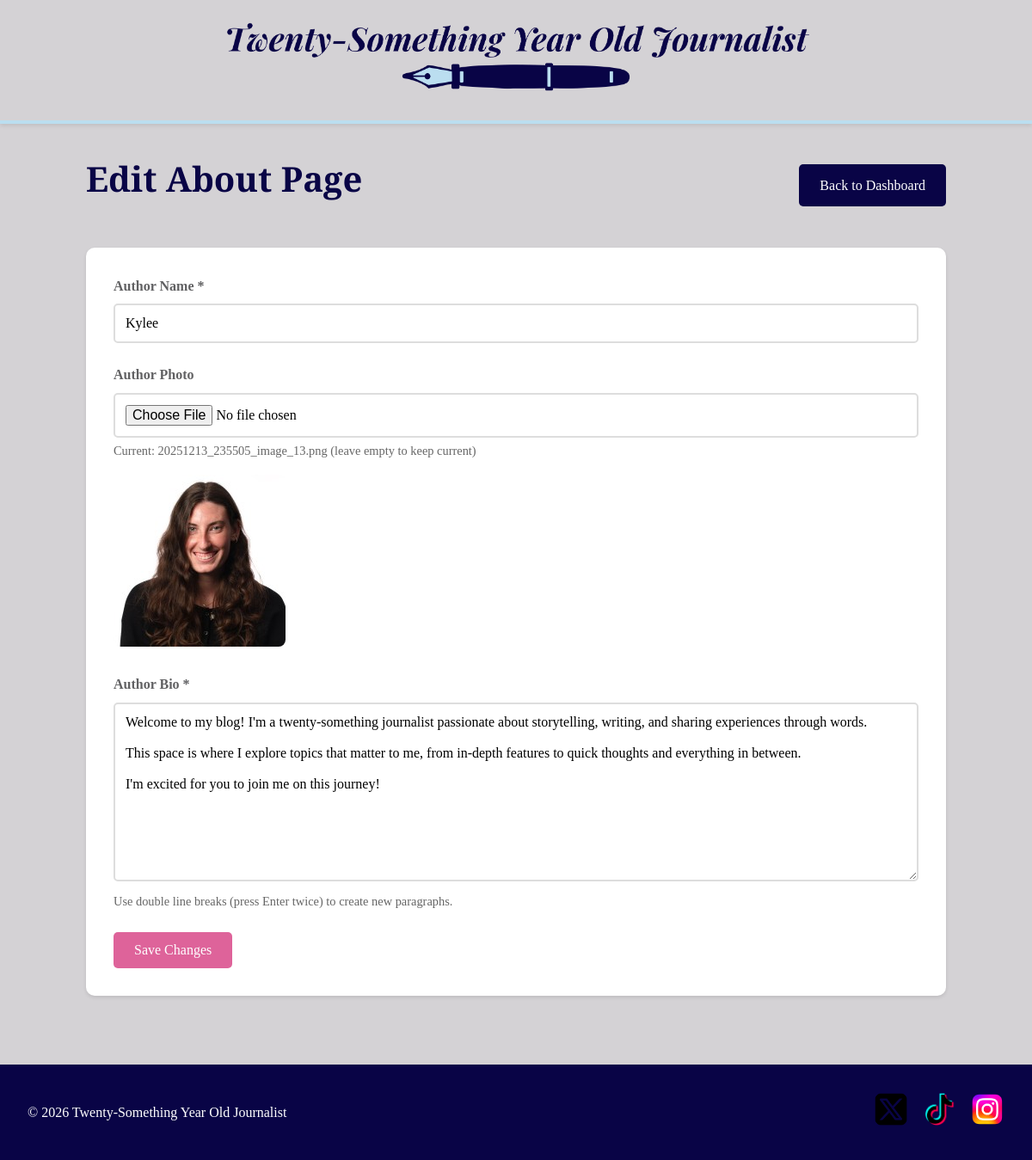
Screenshot of /admin/edit-about (signed in) with the database file from the repository.
### tables this page shows
CREATE TABLE about_page (
            id INTEGER PRIMARY KEY AUTOINCREMENT,
            author_name TEXT NOT NULL,
            author_photo_filename TEXT NOT NULL,
            author_bio_text TEXT NOT NULL
        );

### app.py (the view, shortened to what this page needs)
@app.route('/admin/edit-about', methods=['GET', 'POST'])
@admin_required
def admin_edit_about():
    conn = get_db()
    cursor = conn.cursor()
    cursor.execute('SELECT * FROM about_page LIMIT 1')
    about_data = cursor.fetchone()
    conn.close()
    return render_template('admin_edit_about.html', about_data=about_data)

### app.py (called while the page is built)
def get_db():
    conn = sqlite3.connect('blog.db')
    conn.row_factory = sqlite3.Row
    return conn

def admin_required(f):
    @wraps(f)
    def decorated_function(*args, **kwargs):
        if not session.get('admin_logged_in'):
            flash('Please log in to access this page.', 'error')
            return redirect(url_for('admin_login'))
        return f(*args, **kwargs)
    return decorated_function

### templates/admin_edit_about.html (shortened to what this page needs)
{% extends "base.html" %}
{% block content %}
<div class="admin-container">
    <div class="admin-header">
        <h1>Edit About Page</h1>
        <a href="{{ url_for('admin_dashboard') }}" class="btn-secondary">Back to Dashboard</a>
    </div>
    <form method="POST" enctype="multipart/form-data" class="article-form">
        <div class="form-group">
            <label for="author_name">Author Name *</label>
            <input type="text" id="author_name" name="author_name" value="{{ about_data['author_name'] }}" required>
        </div>
        <div class="form-group">
            <label for="author_photo">Author Photo</label>
            <input type="file" id="author_photo" name="author_photo" accept="image/*">
            <small>Current: {{ about_data['author_photo_filename'] }} (leave empty to keep current)</small>
            {% if about_data['author_photo_filename'] != 'cover_image.png' %}
            <div style="margin-top: 1rem;">
                <img src="{{ url_for('static', filename='uploads/' + about_data['author_photo_filename']) }}" alt="Current author photo" style="max-width: 200px; height: auto; border-radius: 8px;">
            </div>
            {% endif %}
        </div>
        <div class="form-group">
            <label for="author_bio_text">Author Bio *</label>
            <textarea id="author_bio_text" name="author_bio_text" rows="10" required>{{ about_data['author_bio_text'] }}</textarea>
            <small>Use double line breaks (press Enter twice) to create new paragraphs.</small>
        </div>
        <button type="submit" class="btn-primary">Save Changes</button>
    </form>
</div>
{% endblock %}

### static/css/style.css (style rules this page uses)
:root { --bg-color: #d4d2d5ff; --text-dark: #616163ff; --accent-primary: #090446ff; --accent-secondary: #de639aff; --accent-tertiary: #bbdef0ff; }
* { margin: 0; padding: 0; box-sizing: border-box; }
body { font-family: 'Times New Roman', Times, serif; background-color: var(--bg-color); color: #000000; line-height: 1.6; min-height: 100vh; display: flex; flex-direction: column; }
h1, h2, h3, h4, h5, h6 { font-family: 'Droid Serif', Georgia, serif; color: var(--accent-primary); margin-bottom: 1rem; }
h1 { font-size: 2.5rem; }
a { color: var(--accent-secondary); text-decoration: none; transition: color 0.3s ease; }
.admin-container { max-width: 1000px; margin: 0 auto; }
.admin-header { display: flex; justify-content: space-between; align-items: center; margin-bottom: 2rem; }
.admin-header h1 { color: var(--accent-primary); font-family: 'Droid Serif', Georgia, serif; }
.article-form { background: white; padding: 2rem; border-radius: 10px; box-shadow: 0 2px 4px rgba(0, 0, 0, 0.1); }
.form-group { margin-bottom: 1.5rem; }
.form-group label { display: block; margin-bottom: 0.5rem; font-weight: bold; color: var(--text-dark); }
.form-group input[type="text"], .form-group input[type="date"], .form-group input[type="file"], .form-group select, .form-group textarea { width: 100%; padding: 0.75rem; border: 2px solid #ddd; border-radius: 5px; font-size: 1rem; font-family: inherit; transition: border-color 0.3s ease; }
.form-group small { display: block; margin-top: 0.25rem; color: #666; font-size: 0.9rem; }
.btn-primary, .btn-secondary, .btn-edit { padding: 0.75rem 1.5rem; border: none; border-radius: 5px; font-size: 1rem; cursor: pointer; transition: background-color 0.3s ease, transform 0.2s ease; font-family: inherit; text-decoration: none; display: inline-block; }
.btn-primary { background-color: var(--accent-secondary); color: white; font-family: 'Times New Roman', Times, serif; }
.btn-secondary { background-color: var(--accent-primary); color: white; font-family: 'Times New Roman', Times, serif; }

### rows the page displays
about_page: author_name "Kylee", author_photo_filename "20251213_235505_image_13.png", author_photo_filename (picture), author_bio_text "Welcome to my blog! I'm a twenty-something journalist passionate about storytelling, writing, and sharing experiences through words. This space is where I explore topics that matter to me, from in-depth features to quick thoughts and everything in between. I'm excited for you to join me on this journey!"
